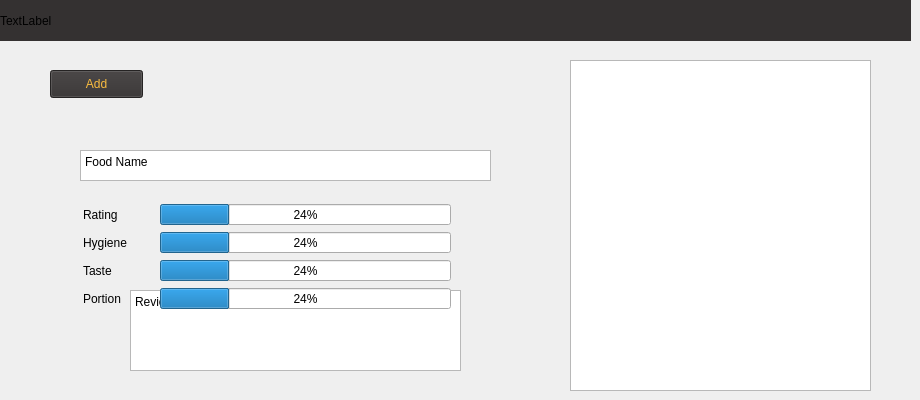
                    <widget class="QWidget" name="addedit_foodreview_page">
                     <widget class="QLabel" name="topbar">
                      <property name="geometry">
                       <rect>
                        <x>0</x>
                        <y>0</y>
                        <width>911</width>
                        <height>41</height>
                       </rect>
                      </property>
                      <property name="styleSheet">
                       <string notr="true">background-color: #343131;</string>
                      </property>
                      <property name="text">
                       <string>TextLabel</string>
                      </property>
                     </widget>
                     <widget class="QStackedWidget" name="addedit_foodreview_stackedWidget">
                      <property name="geometry">
                       <rect>
                        <x>50</x>
                        <y>70</y>
                        <width>491</width>
                        <height>301</height>
                       </rect>
                      </property>
                      <widget class="QWidget" name="add_food_review">
                       <widget class="QPushButton" name="reviewfood_delete_button">
                        <property name="geometry">
                         <rect>
                          <x>360</x>
                          <y>380</y>
                          <width>93</width>
                          <height>28</height>
                         </rect>
                        </property>
                        <property name="styleSheet">
                         <string notr="true">color: #FABC3F;
background-color: #343131;</string>
                        </property>
                        <property name="text">
                         <string>Add</string>
                        </property>
                       </widget>
                       <widget class="QLabel" name="food_photo_label_4">
                        <property name="geometry">
                         <rect>
                          <x>190</x>
                          <y>30</y>
                          <width>121</width>
                          <height>101</height>
                         </rect>
                        </property>
                        <property name="sizePolicy">
                         <sizepolicy hsizetype="Fixed" vsizetype="Fixed">
                          <horstretch>0</horstretch>
                          <verstretch>0</verstretch>
                         </sizepolicy>
                        </property>
                        <property name="text">
                         <string/>
                        </property>
                        <property name="pixmap">
                         <pixmap>C:/Users/USER/.designer/image/ic_food64.png</pixmap>
                        </property>
                        <property name="scaledContents">
                         <bool>true</bool>
                        </property>
                       </widget>
                       <widget class="QPlainTextEdit" name="food_name_lineEdit_4">
                        <property name="geometry">
                         <rect>
                          <x>30</x>
                          <y>80</y>
                          <width>411</width>
                          <height>31</height>
                         </rect>
                        </property>
                        <property name="plainText">
                         <string>Food Name</string>
                        </property>
                       </widget>
                       <widget class="QPlainTextEdit" name="food_description_4">
                        <property name="geometry">
                         <rect>
                          <x>80</x>
                          <y>220</y>
                          <width>331</width>
                          <height>81</height>
                         </rect>
                        </property>
                        <property name="plainText">
                         <string>Review</string>
                        </property>
                       </widget>
                       <widget class="QLabel" name="lb_anh_11">
                        <property name="geometry">
                         <rect>
                          <x>180</x>
                          <y>-10</y>
                          <width>101</width>
                          <height>81</height>
                         </rect>
                        </property>
                        <property name="font">
                         <font>
                          <pointsize>30</pointsize>
                         </font>
                        </property>
                        <property name="text">
                         <string/>
                        </property>
                        <property name="pixmap">
                         <pixmap>C:/Users/USER/.designer/ic_food.png</pixmap>
                        </property>
                        <property name="scaledContents">
                         <bool>true</bool>
                        </property>
                       </widget>
                       <widget class="QLabel" name="label_359">
                        <property name="geometry">
                         <rect>
                          <x>420</x>
                          <y>170</y>
                          <width>21</width>
                          <height>21</height>
                         </rect>
                        </property>
                        <property name="cursor">
                         <cursorShape>PointingHandCursor</cursorShape>
                        </property>
                        <property name="text">
                         <string/>
                        </property>
                        <property name="pixmap">
                         <pixmap>C:/Users/USER/.designer/134224_add_plus_new_icon.png</pixmap>
                        </property>
                        <property name="scaledContents">
                         <bool>true</bool>
                        </property>
                       </widget>
                       <widget class="QLabel" name="excelent_label_3">
                        <property name="geometry">
                         <rect>
                          <x>33</x>
                          <y>134</y>
                          <width>71</width>
                          <height>21</height>
                         </rect>
                        </property>
                        <property name="text">
                         <string>Rating</string>
                        </property>
                       </widget>
                       <widget class="QProgressBar" name="good_progressBar_3">
                        <property name="geometry">
                         <rect>
                          <x>110</x>
                          <y>162</y>
                          <width>291</width>
                          <height>21</height>
                         </rect>
                        </property>
                        <property name="value">
                         <number>24</number>
                        </property>
                       </widget>
                       <widget class="QProgressBar" name="excelent_progressBar_3">
                        <property name="geometry">
                         <rect>
                          <x>110</x>
                          <y>134</y>
                          <width>291</width>
                          <height>21</height>
                         </rect>
                        </property>
                        <property name="value">
                         <number>24</number>
                        </property>
                       </widget>
                       <widget class="QProgressBar" name="below_progressBar_3">
                        <property name="geometry">
                         <rect>
                          <x>110</x>
                          <y>218</y>
                          <width>291</width>
                          <height>21</height>
                         </rect>
                        </property>
                        <property name="value">
                         <number>24</number>
                        </property>
                       </widget>
                       <widget class="QLabel" name="below_label_3">
                        <property name="geometry">
                         <rect>
                          <x>33</x>
                          <y>218</y>
                          <width>71</width>
                          <height>21</height>
                         </rect>
                        </property>
                        <property name="text">
                         <string>Portion</string>
                        </property>
                       </widget>
                       <widget class="QLabel" name="good_label_3">
                        <property name="geometry">
                         <rect>
                          <x>33</x>
                          <y>162</y>
                          <width>71</width>
                          <height>21</height>
                         </rect>
                        </property>
                        <property name="text">
                         <string>Hygiene</string>
                        </property>
                       </widget>
                       <widget class="QLabel" name="avg_label_3">
                        <property name="geometry">
                         <rect>
                          <x>33</x>
                          <y>190</y>
                          <width>71</width>
                          <height>21</height>
                         </rect>
                        </property>
                        <property name="text">
                         <string>Taste</string>
                        </property>
                       </widget>
                       <widget class="QProgressBar" name="avg_progressBar_3">
                        <property name="geometry">
                         <rect>
                          <x>110</x>
                          <y>190</y>
                          <width>291</width>
                          <height>21</height>
                         </rect>
                        </property>
                        <property name="value">
                         <number>24</number>
                        </property>
                       </widget>
                       <widget class="QPushButton" name="reviewfood_addsave_button">
                        <property name="geometry">
                         <rect>
                          <x>0</x>
                          <y>0</y>
                          <width>93</width>
                          <height>28</height>
                         </rect>
                        </property>
                        <property name="styleSheet">
                         <string notr="true">color: #FABC3F;
background-color: #343131;</string>
                        </property>
                        <property name="text">
                         <string>Add</string>
                        </property>
                       </widget>
                      </widget>
                     </widget>
                     <widget class="QListView" name="review_food_listWidget">
                      <property name="geometry">
                       <rect>
                        <x>570</x>
                        <y>60</y>
                        <width>301</width>
                        <height>331</height>
                       </rect>
                      </property>
                     </widget>
                    </widget>
